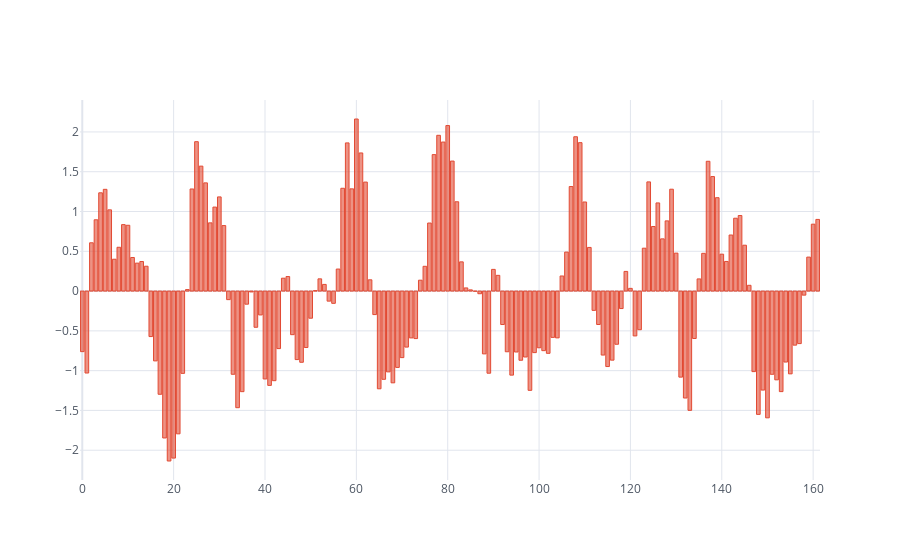

This figure's notebook cell:
### Code cell
d = sdf
knot = 6
kr = d['kdjj'] - d['kdjd']
kr = (kr-kr.mean())/kr.std()    # z-score normalization
# kr.plot(figsize=(20,2),  grid=True, alpha=0.7, color='green', kind='bar')
kr.iplot(shape=(20,2), kind='bar',theme = "white", colorscale="ggplot")

### Figure 1 — Plotly figure (JSON) as saved in the notebook; plotly's stock layout.template omitted (floating-point values rounded to 4 significant figures; data arrays with more than 128 entries replaced by an {"elided": "..."} marker saying what was removed)
{"data": [{"marker": {"color": "rgba(226, 74, 51, 0.6)", "line": {"color": "rgba(226, 74, 51, 1.0)", "width": 1}}, "name": "None", "orientation": "v", "text": "", "type": "bar", "x": {"elided": "162 int values"}, "y": {"elided": "162 float values"}}], "layout": {"legend": {"bgcolor": "#FFFFFF", "font": {"color": "#4D5663"}}, "paper_bgcolor": "#FFFFFF", "plot_bgcolor": "#FFFFFF", "title": {"font": {"color": "#4D5663"}}, "xaxis": {"gridcolor": "#E1E5ED", "showgrid": true, "tickfont": {"color": "#4D5663"}, "title": {"font": {"color": "#4D5663"}, "text": ""}, "zerolinecolor": "#E1E5ED"}, "yaxis": {"gridcolor": "#E1E5ED", "showgrid": true, "tickfont": {"color": "#4D5663"}, "title": {"font": {"color": "#4D5663"}, "text": ""}, "zerolinecolor": "#E1E5ED"}}}
